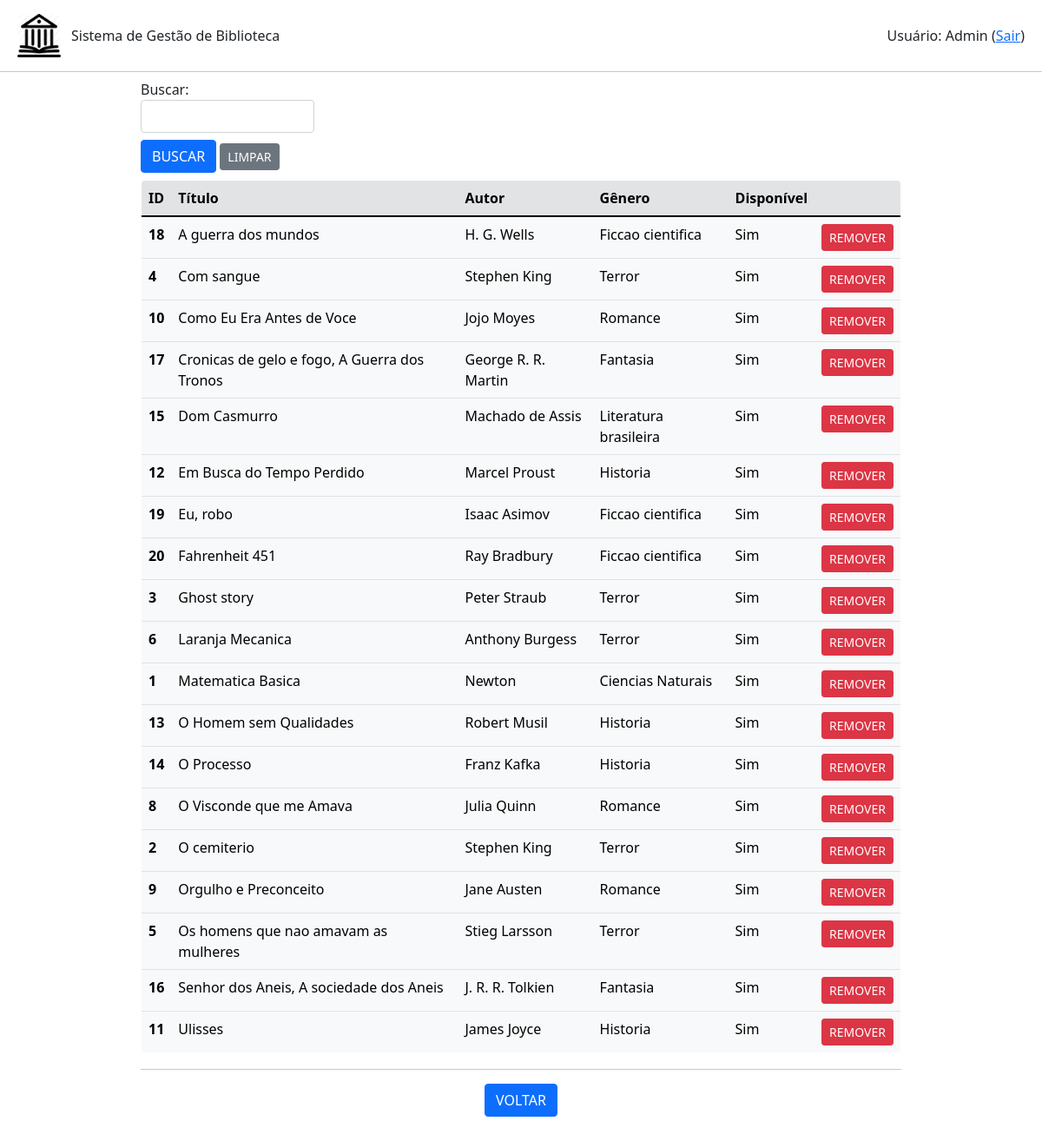
Screenshot of /livro/listar (signed in) with the database file from the repository.
### livro.py (models this page shows, shortened)
class Livro(db.Model):
    id = db.Column(db.Integer, primary_key=True)
    titulo = db.Column(db.String(200), unique=False, nullable=False)
    autor = db.Column(db.String(80), unique=False, nullable=False)
    genero = db.Column(db.String(120), unique=False, nullable=False)
    disponivel = db.Column(db.Boolean, default=True)
    emprestimo = db.relationship('Emprestimo', backref='livro', lazy=True)

### app.py (the view, shortened to what this page needs)
@app.route('/livro/listar', methods=['POST','GET'])
def listar_livros():
    if session.get('autenticado',False)==False:
        flash(u'Login necessário!', category='warning')
        return(redirect(url_for('login')))
    form = BuscaForm()
    livros = Livro.query.order_by(Livro.titulo).all()
    return(render_template('livros.html', livros=livros, form=form, action=url_for('listar_livros')))

### formBusca.py
class BuscaForm(FlaskForm):
    campo = StringField('Buscar: ', validators=[DataRequired()])
    enviar = SubmitField('BUSCAR')

### templates/livros.html (shortened to what this page needs)
{% extends "base.html" %}
{% block conteudo %}
<div class="container-fluid mx-auto mb-1" style="width: 75%; max-height: 100vh;">
    {% from 'bootstrap/form.html' import render_field %}
    <form method="post">
        <div class="mt-2" style="width: 200px;">
            {{ render_field(form.campo) }}
        </div>
        <div class="mt-2 mb-2">
            {{ render_field(form.enviar, button_style="primary", button_size="sm") }}
            <a class="btn btn-secondary btn-sm" href="{{url_for('listar_livros')}}" role="button">LIMPAR</a>
        </div>
    </form>
    <div style="max-height: 60vh; overflow-y: auto;">
        <table class=" table table-light border rounded-3" style="overflow: hidden;">
            <thead>
            <tr class="table-secondary">
                <th scope="col">ID</th>
                <th scope="col">Título</th>
                <th scope="col">Autor</th>
                <th scope="col">Gênero</th>
                <th scope="col">Disponível</th>
                <th scope="col"></th>
            </tr>
            </thead>
            <tbody>
                {% for livro in livros %}
                    <tr>
                        <th scope="row">{{livro.id}}</th>
                        <td>{{livro.titulo}}</td>
                        <td>{{livro.autor}}</td>
                        <td>{{livro.genero}}</td>
                        {% if livro.disponivel == True %}
                            <td>Sim</td>
                        {% else %}
                            <td>Não</td>
                        {% endif %}
                        <td class="text-center"><a class="btn btn-danger btn-sm" href="{{url_for('remover_livro', id_livro=livro.id)}}" role="button">REMOVER</a></td>
                    </tr>
                {% endfor %}
            </tbody>
        </table>
    </div>
    <hr>
    <div class="row text-center">
        <div class="col mr-1">
            <a class="btn btn-primary" href="{{url_for('root')}}" role="button">VOLTAR</a>
        </div>
    </div>
</div>
{% endblock %}

### rows the page displays
Livro: id "18", titulo "A guerra dos mundos", autor "H. G. Wells", genero "Ficcao cientifica", disponivel "Sim"
Livro: id "4", titulo "Com sangue", autor "Stephen King", genero "Terror", disponivel "Sim"
Livro: id "10", titulo "Como Eu Era Antes de Voce", autor "Jojo Moyes", genero "Romance", disponivel "Sim"
Livro: id "17", titulo "Cronicas de gelo e fogo, A Guerra dos Tronos", autor "George R. R. Martin", genero "Fantasia", disponivel "Sim"
Livro: id "15", titulo "Dom Casmurro", autor "Machado de Assis", genero "Literatura brasileira", disponivel "Sim"
Livro: id "12", titulo "Em Busca do Tempo Perdido", autor "Marcel Proust", genero "Historia", disponivel "Sim"
Livro: id "19", titulo "Eu, robo", autor "Isaac Asimov", genero "Ficcao cientifica", disponivel "Sim"
Livro: id "20", titulo "Fahrenheit 451", autor "Ray Bradbury", genero "Ficcao cientifica", disponivel "Sim"
Livro: id "3", titulo "Ghost story", autor "Peter Straub", genero "Terror", disponivel "Sim"
Livro: id "6", titulo "Laranja Mecanica", autor "Anthony Burgess", genero "Terror", disponivel "Sim"
Livro: id "1", titulo "Matematica Basica", autor "Newton", genero "Ciencias Naturais", disponivel "Sim"
Livro: id "13", titulo "O Homem sem Qualidades", autor "Robert Musil", genero "Historia", disponivel "Sim"
Livro: id "14", titulo "O Processo", autor "Franz Kafka", genero "Historia", disponivel "Sim"
Livro: id "8", titulo "O Visconde que me Amava", autor "Julia Quinn", genero "Romance", disponivel "Sim"
Livro: id "2", titulo "O cemiterio", autor "Stephen King", genero "Terror", disponivel "Sim"
Livro: id "9", titulo "Orgulho e Preconceito", autor "Jane Austen", genero "Romance", disponivel "Sim"
Livro: id "5", titulo "Os homens que nao amavam as mulheres", autor "Stieg Larsson", genero "Terror", disponivel "Sim"
Livro: id "16", titulo "Senhor dos Aneis, A sociedade dos Aneis", autor "J. R. R. Tolkien", genero "Fantasia", disponivel "Sim"
Livro: id "11", titulo "Ulisses", autor "James Joyce", genero "Historia", disponivel "Sim"

### other values shown
{{ session.get('nome') }} "Admin"
